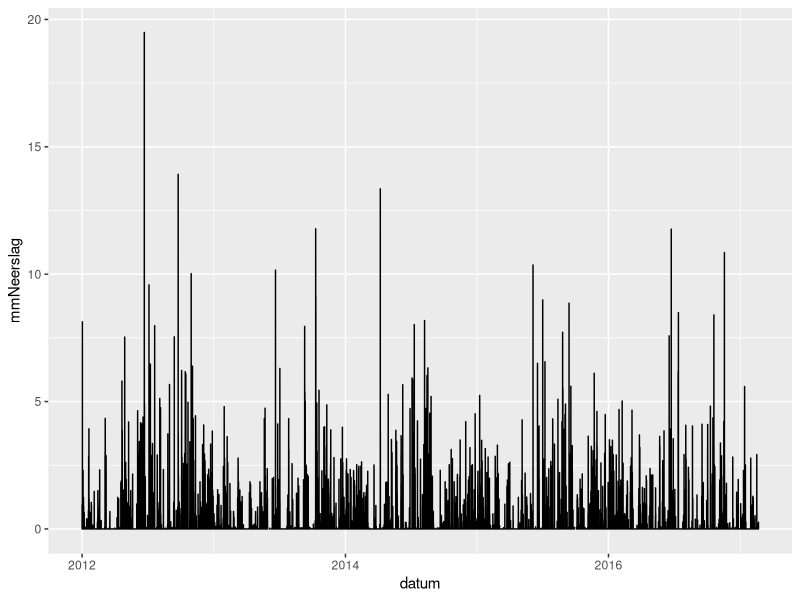
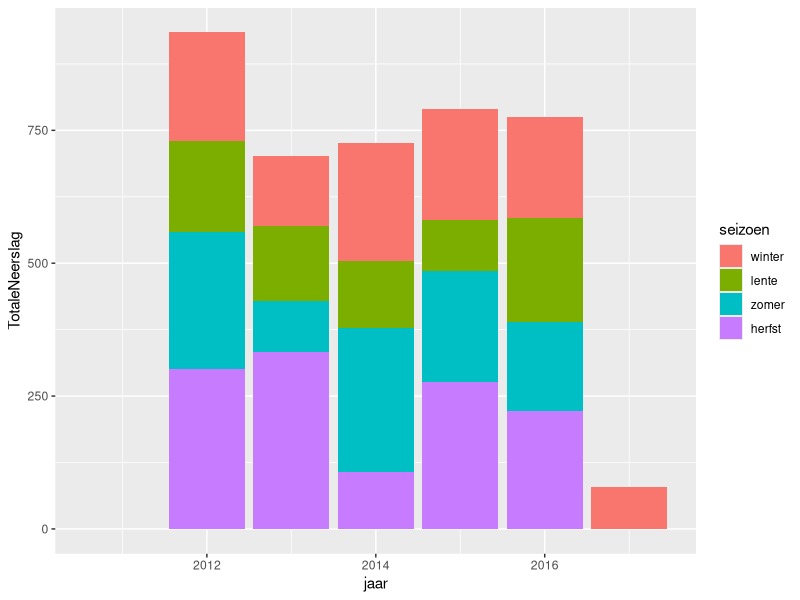
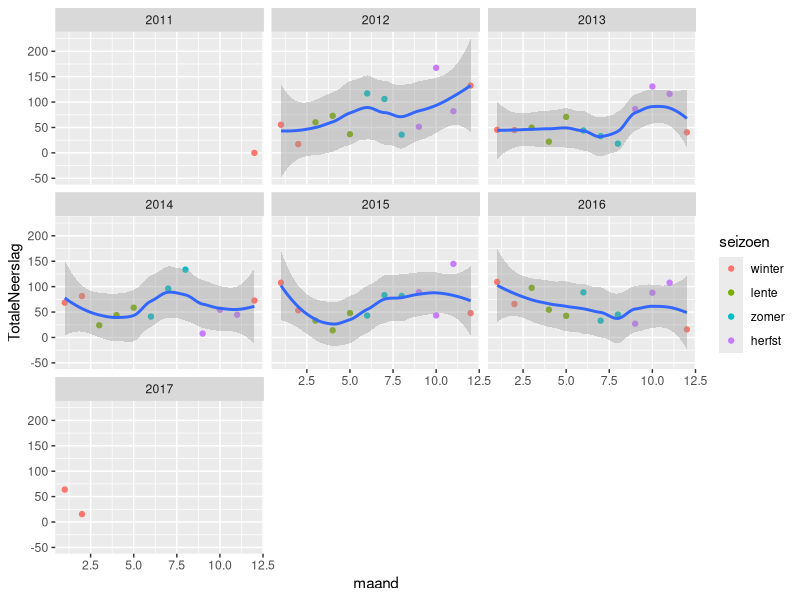
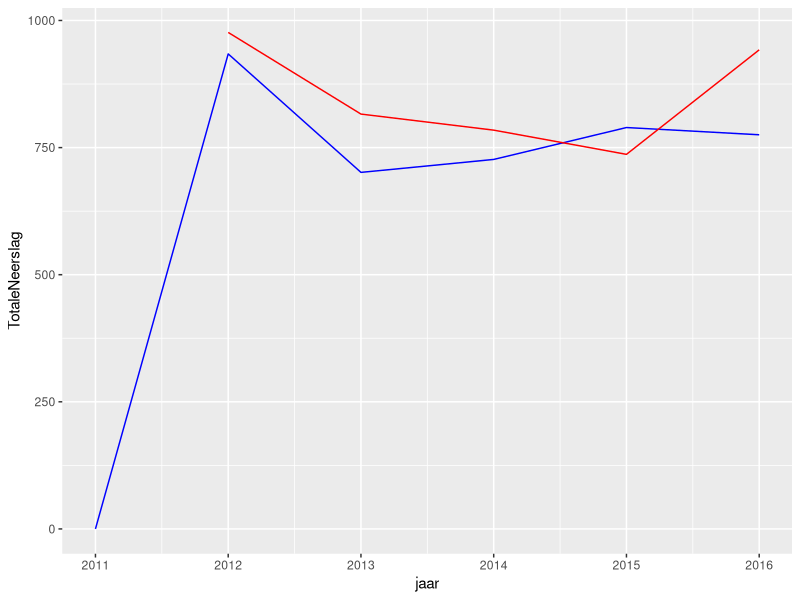
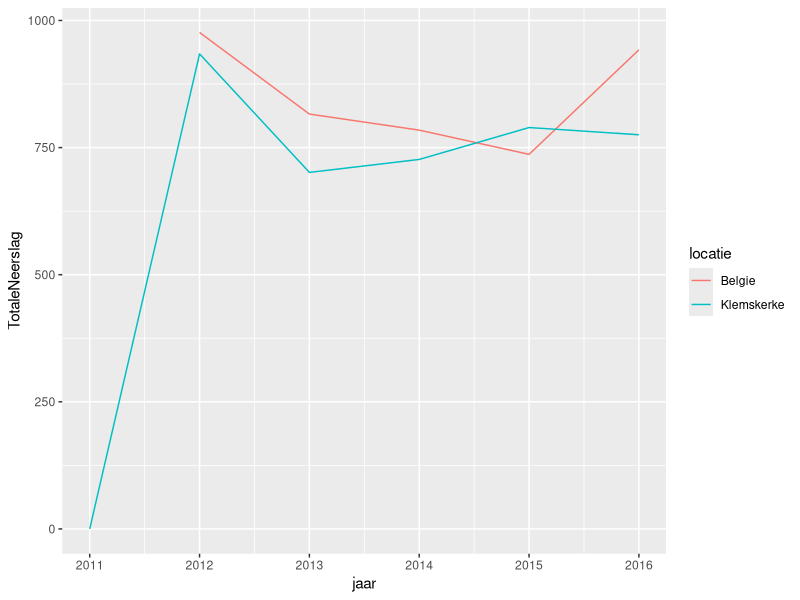

Source code (R) for these figures, in order:
## ---- chunk 1
knitr::opts_chunk$set(
  echo = FALSE,
  message = FALSE,
  warning = FALSE,
  fig.width = 9/2.54,
  fig.height = 6/2.54)
library(tidyverse)
library(knitr)
## ---- chunk 2
Klemskerke <- read_csv2("../data/20180123_rainfall_klemskerke.csv")
## ---- chunk 3
Klemskerke <- read_csv2("../data/20180123_rainfall_klemskerke.csv", 
                        skip = 7)
## ---- chunk 4
Klemskerke <- Klemskerke %>%
  select(datum = `#Timestamp`,
         mmNeerslag = Value)
## ---- chunk 5
    library(lubridate)
    Klemskerke <- Klemskerke %>%
      mutate(datum = as.POSIXct(datum), 
             jaar = year(datum),
             maand = month(datum))
## ---- chunk 6
    weerkundig_seizoen <- function(datum) {
      require(lubridate)
      md <- lubridate::month(datum)
      seizoen <- 
        ifelse(md %in% c(12,1,2), "winter",
        ifelse(md %in% 3:5, "lente",
        ifelse(md %in% 6:8, "zomer",
        ifelse(md %in% 9:11, "herfst", 
               NA))))
      #return
      factor(seizoen, levels = c("winter", "lente", "zomer", "herfst"))
    }
## ---- chunk 7
    Klemskerke <- Klemskerke %>%
      mutate(seizoen = weerkundig_seizoen(datum))
## ---- chunk 8
    str(Klemskerke)
## ---- chunk 9
    ggplot(Klemskerke, aes(x = datum, y = mmNeerslag)) + geom_line()
## ---- chunk 10
    Seizoentotaal <- Klemskerke %>%
      group_by(jaar, seizoen) %>%
      summarise(TotaleNeerslag = sum(mmNeerslag, na.rm = TRUE))
    ggplot(Seizoentotaal, aes(x = jaar, y = TotaleNeerslag, fill = seizoen)) + 
      geom_bar(stat = "identity")
## ---- chunk 11
    Maandtotaal <- Klemskerke %>%
      group_by(maand, seizoen, jaar) %>%
      summarise(TotaleNeerslag = sum(mmNeerslag, na.rm = TRUE),
                GemiddeldeNeerslag = mean(mmNeerslag, na.rm = TRUE)) %>%
      ungroup()
    Maandtotaal %>%
      arrange(TotaleNeerslag) %>%
      slice(1:5)
    Maandtotaal %>%
      arrange(GemiddeldeNeerslag) %>%
      slice(1:5)
## ---- chunk 12
ggplot(Maandtotaal, aes(x = maand, y = TotaleNeerslag)) + 
  geom_point(aes(color = seizoen)) +
  geom_smooth() +
  facet_wrap(~ jaar)
## ---- chunk 13
    library(readxl)
    Belgie <- read_excel("../data/Klimaatverandering - analyse neerslag jaar.xlsx", 
                         sheet = "Data",
                         range = "A4:GD8") %>%
      slice(3) %>%
      select(-jaar)
## ---- chunk 14
    Belgie <- Belgie %>%
      gather(key = jaar, value = TotaleNeerslag) %>%
      mutate(jaar = as.numeric(jaar))
    str(Belgie)
## ---- chunk 15
    Belgie <- Belgie %>%
      filter(jaar %in% 2012:2016)
## ---- chunk 16
    Jaartotaal <- Klemskerke %>%
      group_by(jaar) %>%
      summarise(TotaleNeerslag = sum(mmNeerslag, na.rm = TRUE)) %>%
      filter(jaar != 2017)
## ---- chunk 17
    ggplot() +
      geom_line(data = Jaartotaal, aes(x = jaar, y = TotaleNeerslag), color = "blue") + 
      geom_line(data = Belgie, aes(x = jaar, y = TotaleNeerslag), color = "red")
## ---- chunk 18
    PlakData <- Jaartotaal %>%
      mutate(locatie = "Klemskerke") %>%
      bind_rows(Belgie %>%
                  mutate(locatie = "Belgie"))
## ---- chunk 19
        ggplot(PlakData, aes(x = jaar, y = TotaleNeerslag, color = locatie)) + 
          geom_line()
